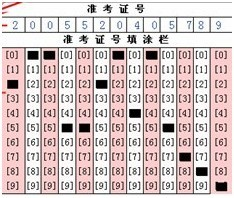
#> input picture objection_base/anwser_sheet.jpg, 234 x 198 px
$ python threshold_mtehod.py
#> lines starting #> are read from the running program, lines starting #| are printed output that depends on the picture; after the words box and inside, x2 and y2 are one past the last pixel; in counts of white or black regions, pixels touching at a corner belong together
import numpy as np
import cv2

if __name__ == '__main__':
    # 1、读取图片
    img = cv2.imread('anwser_sheet.jpg')
#> img is the input picture: shape (198, 234, 3); mean B, G, R 195.4, 195.7, 210.3
    # 2、将图片转换为灰度图像
    grey = cv2.cvtColor(img,cv2.COLOR_RGB2GRAY)
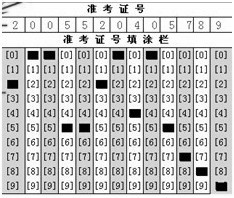
#> grey: shape (198, 234); min 0, max 255, mean 197.3
    # 对图像进行阈值处理，
    """
    threshold 函数
    也就是图像的二值化

    """
    retval, grey = cv2.threshold(grey, 90, 255, cv2.THRESH_BINARY_INV)
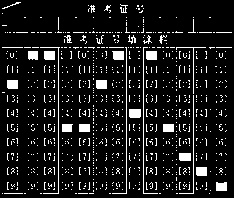
#> grey: shape (198, 234); 10.3% white; 908 white regions (880 under 20 px), largest, box (x1, y1, x2, y2) and area: (40, 47, 60, 194) 181, (143, 47, 158, 194) 165, (112, 47, 127, 194) 162
    cv2.imshow('after_threshold', grey)
    cv2.waitKey()

    grey = cv2.erode(grey, None)  # 腐蚀操作把细小的区域去除
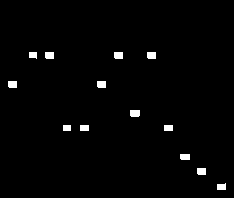
#> grey: shape (198, 234); 1.6% white; 13 white regions, largest, box (x1, y1, x2, y2) and area: (130, 110, 140, 117) 68, (45, 52, 54, 59) 62, (114, 52, 123, 59) 62
    cv2.imshow('after_erode', grey)
    cv2.waitKey()
    grey = cv2.dilate(grey, None)  # 膨胀操作将找到的区域变大了
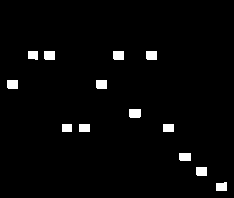
#> grey: shape (198, 234); 2.6% white; 13 white regions
    cv2.imshow('after_dilate', grey)
    cv2.waitKey()

    # 轮廓检测是一个大问题，有时间可以好好看一下
    contours, hierarchy = cv2.findContours(grey.copy(), cv2.RETR_EXTERNAL, cv2.CHAIN_APPROX_SIMPLE)
#> contours = 13 contours; largest, box (x1, y1, x2, y2) and area: (129, 109, 141, 118) 87, (196, 167, 207, 176) 80, (96, 80, 107, 89) 80, (7, 80, 18, 89) 80, (146, 51, 157, 60) 80
    newimg = np.zeros_like(grey)
    cv2.drawContours(newimg, contours, -1, 255)
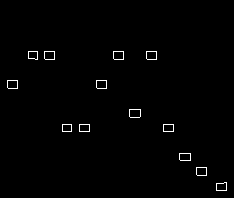
#> newimg: shape (198, 234); 0.97% white in thin lines or dots, all inside (x1, y1, x2, y2) = (7, 51, 227, 191)
    # cv2.drawContours(newimg, contours, 0, 255)
    cv2.imshow('test', newimg)
    cv2.imwrite("processed.jpg", newimg)

    cv2.waitKey()
    cv2.destroyAllWindows()

$ run again, with objection_base/line.jpg copied over objection_base/anwser_sheet.jpg
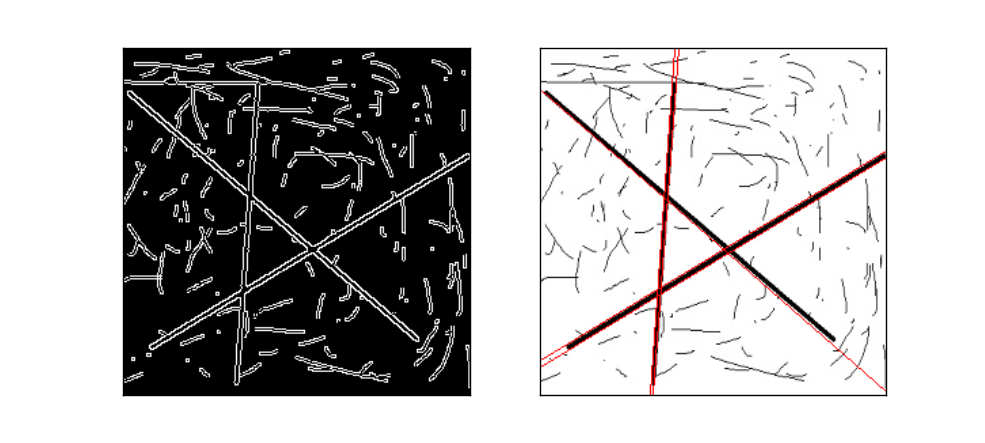
#> input picture objection_base/line.jpg, 985 x 443 px
#> img is the input picture: shape (443, 985, 3); mean B, G, R 184.4, 184.4, 185.8
#> `grey = cv2.dilate(grey, None)`:
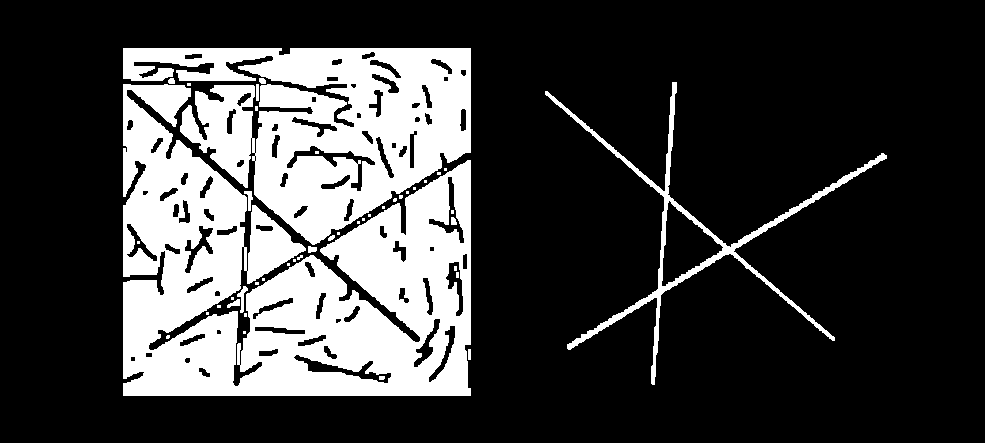
#> grey: shape (443, 985); 24.2% white; 44 white regions (30 under 20 px)
#> contours = 37 contours, 26 with area under 20; largest, box (x1, y1, x2, y2) and area: (123, 84, 471, 396) 67216, (123, 48, 471, 245) 39188, (545, 82, 887, 385) 6840, (237, 286, 248, 313) 80, (244, 191, 253, 211) 59
#> `cv2.drawContours(newimg, contours, -1, 255)`:
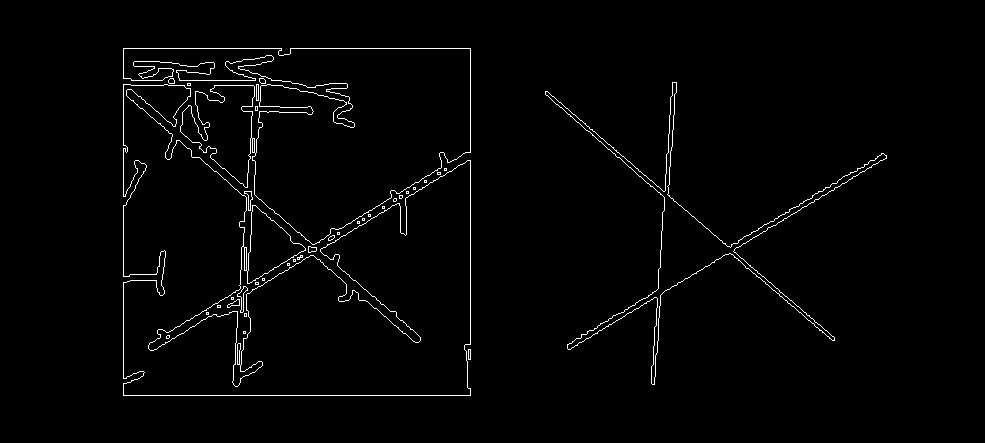
#> newimg: shape (443, 985); 1.7% white in thin lines or dots, all inside (x1, y1, x2, y2) = (123, 48, 887, 396)
